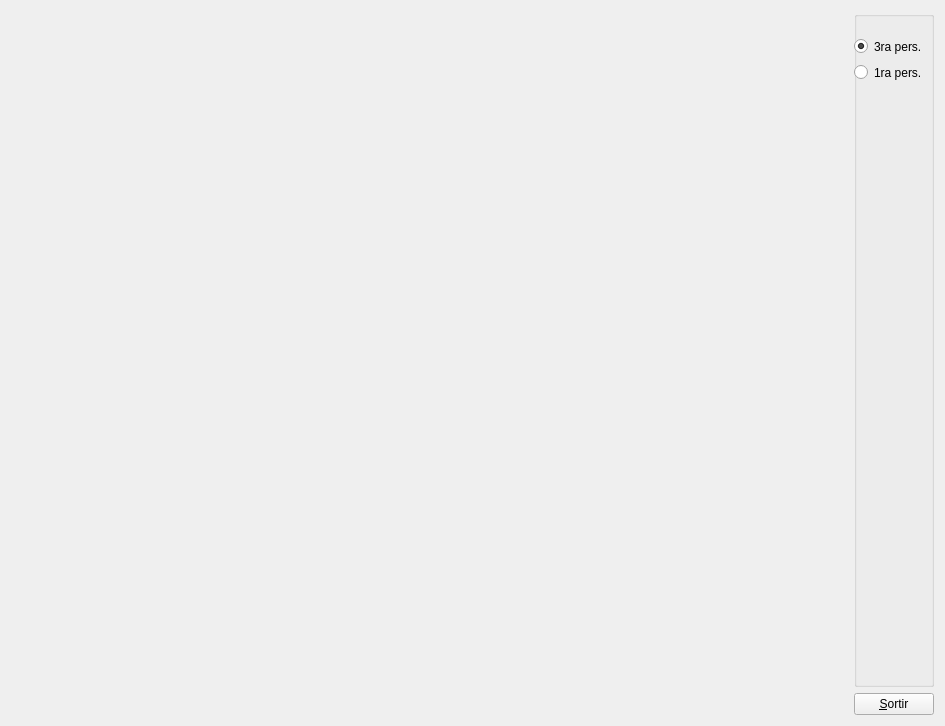
<?xml version="1.0" encoding="UTF-8"?>
<ui version="4.0">
 <class>MyForm</class>
 <widget class="QWidget" name="MyForm">
  <property name="geometry">
   <rect>
    <x>0</x>
    <y>0</y>
    <width>945</width>
    <height>726</height>
   </rect>
  </property>
  <property name="windowTitle">
   <string>IDI-Lab</string>
  </property>
  <layout class="QHBoxLayout" name="horizontalLayout">
   <item>
    <widget class="MyGLWidget" name="widget" native="true">
     <property name="sizePolicy">
      <sizepolicy hsizetype="Expanding" vsizetype="Expanding">
       <horstretch>0</horstretch>
       <verstretch>0</verstretch>
      </sizepolicy>
     </property>
    </widget>
   </item>
   <item>
    <layout class="QVBoxLayout" name="verticalLayout">
     <item>
      <widget class="QGroupBox" name="groupBox">
       <property name="title">
        <string/>
       </property>
       <widget class="customRadioButton" name="tercerap">
        <property name="geometry">
         <rect>
          <x>0</x>
          <y>20</y>
          <width>112</width>
          <height>31</height>
         </rect>
        </property>
        <property name="text">
         <string>3ra pers.</string>
        </property>
        <property name="checked">
         <bool>true</bool>
        </property>
       </widget>
       <widget class="customRadioButton" name="POVMorty">
        <property name="geometry">
         <rect>
          <x>0</x>
          <y>50</y>
          <width>112</width>
          <height>23</height>
         </rect>
        </property>
        <property name="text">
         <string>1ra pers.</string>
        </property>
       </widget>
      </widget>
     </item>
     <item>
      <widget class="QPushButton" name="pushButton">
       <property name="sizePolicy">
        <sizepolicy hsizetype="Fixed" vsizetype="Fixed">
         <horstretch>0</horstretch>
         <verstretch>0</verstretch>
        </sizepolicy>
       </property>
       <property name="text">
        <string>&amp;Sortir</string>
       </property>
      </widget>
     </item>
    </layout>
   </item>
  </layout>
 </widget>
 <customwidgets>
  <customwidget>
   <class>MyGLWidget</class>
   <extends>QWidget</extends>
   <header>MyGLWidget.h</header>
   <container>1</container>
   <slots>
    <signal>teclaC(bool)</signal>
    <slot>canviacamera(int)</slot>
   </slots>
  </customwidget>
  <customwidget>
   <class>customRadioButton</class>
   <extends>QRadioButton</extends>
   <header>customradiobutton.h</header>
   <slots>
    <signal>enviacamera(int)</signal>
    <slot>gestorclic()</slot>
    <slot>canviEstat(bool)</slot>
   </slots>
  </customwidget>
 </customwidgets>
 <resources/>
 <connections>
  <connection>
   <sender>pushButton</sender>
   <signal>clicked()</signal>
   <receiver>MyForm</receiver>
   <slot>close()</slot>
   <hints>
    <hint type="sourcelabel">
     <x>791</x>
     <y>715</y>
    </hint>
    <hint type="destinationlabel">
     <x>822</x>
     <y>529</y>
    </hint>
   </hints>
  </connection>
  <connection>
   <sender>POVMorty</sender>
   <signal>enviacamera(int)</signal>
   <receiver>widget</receiver>
   <slot>canviacamera(int)</slot>
   <hints>
    <hint type="sourcelabel">
     <x>759</x>
     <y>79</y>
    </hint>
    <hint type="destinationlabel">
     <x>661</x>
     <y>167</y>
    </hint>
   </hints>
  </connection>
  <connection>
   <sender>POVMorty</sender>
   <signal>clicked()</signal>
   <receiver>POVMorty</receiver>
   <slot>gestorclic()</slot>
   <hints>
    <hint type="sourcelabel">
     <x>783</x>
     <y>77</y>
    </hint>
    <hint type="destinationlabel">
     <x>803</x>
     <y>79</y>
    </hint>
   </hints>
  </connection>
  <connection>
   <sender>tercerap</sender>
   <signal>clicked()</signal>
   <receiver>tercerap</receiver>
   <slot>gestorclic()</slot>
   <hints>
    <hint type="sourcelabel">
     <x>741</x>
     <y>53</y>
    </hint>
    <hint type="destinationlabel">
     <x>785</x>
     <y>41</y>
    </hint>
   </hints>
  </connection>
  <connection>
   <sender>tercerap</sender>
   <signal>enviacamera(int)</signal>
   <receiver>widget</receiver>
   <slot>canviacamera(int)</slot>
   <hints>
    <hint type="sourcelabel">
     <x>771</x>
     <y>45</y>
    </hint>
    <hint type="destinationlabel">
     <x>665</x>
     <y>49</y>
    </hint>
   </hints>
  </connection>
  <connection>
   <sender>widget</sender>
   <signal>teclaC(bool)</signal>
   <receiver>POVMorty</receiver>
   <slot>canviEstat(bool)</slot>
   <hints>
    <hint type="sourcelabel">
     <x>711</x>
     <y>223</y>
    </hint>
    <hint type="destinationlabel">
     <x>775</x>
     <y>71</y>
    </hint>
   </hints>
  </connection>
  <connection>
   <sender>widget</sender>
   <signal>teclaC(bool)</signal>
   <receiver>tercerap</receiver>
   <slot>canviEstat(bool)</slot>
   <hints>
    <hint type="sourcelabel">
     <x>683</x>
     <y>205</y>
    </hint>
    <hint type="destinationlabel">
     <x>789</x>
     <y>41</y>
    </hint>
   </hints>
  </connection>
 </connections>
</ui>
